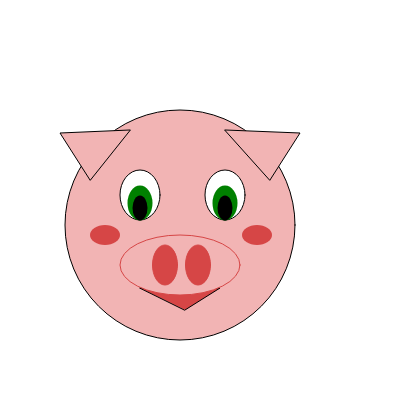
Frame 1 (no input)
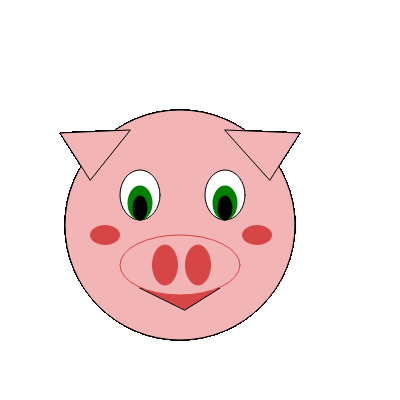
Frame 60 (no input)
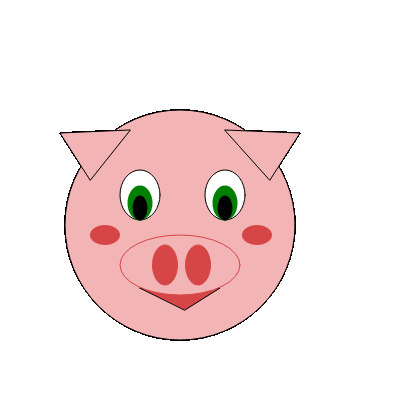
Frame 120 (the mouse pressed at the canvas centre since frame 60)

The p5.js sketch that drew these frames (run headless with seeded random() and noise() and a simulated clock; from frame 60 on, the mouse is pressed at the canvas centre):

// p5.js sketch
// ── sketch.js
var centerX = 100;
var centerY = 200;

function setup() {
  // put setup code here
  createCanvas(400,400);
  background(255);
}

function draw() {
  // put drawing code here

  //rect(x,y,w,h);
  //elipse(r,r,r,r)
  stroke(0);
  strokeWeight(1);


  //face
  fill("#f2b4b4");
  ellipse(centerX+80,centerY+25,230,230);

  //mouth
  fill("#d64646");
  triangle(centerX+40,centerY+88,centerX+120,centerY+88,centerX+85,centerY+110);

  //nose
  stroke("#d64646");
  fill("#f2b4b4");
  ellipse(centerX+80,centerY+65,120,60);

  //nostrils
  fill("#d64646");
  ellipse(centerX+65,centerY+65,25,40);
  ellipse(centerX+98,centerY+65,25,40)

  //eyes
  stroke("black");
  fill("white");
  ellipse(centerX+125,centerY-5,40,50);
  ellipse(centerX+40,centerY-5,40,50);

  //eye color
  noStroke();
  fill("green");
  ellipse(centerX+125,centerY+3,25,35);
  ellipse(centerX+40,centerY+3,25,35);

  //pupils
  fill("black");
  ellipse(centerX+125,centerY+8,15,25);
  ellipse(centerX+40,centerY+8,15,25);

  //ears
  stroke(0);
  fill("#f2b4b4");
  triangle(centerX+30,centerY-70,centerX-40,centerY-67,centerX-10,centerY-20);
  triangle(centerX+125,centerY-70,centerX+200,centerY-67,centerX+170,centerY-20);

  //blush
  noStroke();
  fill("#d64646");
  ellipse(centerX+5,centerY+35,30,20);
  ellipse(centerX+157,centerY+35,30,20);

}
